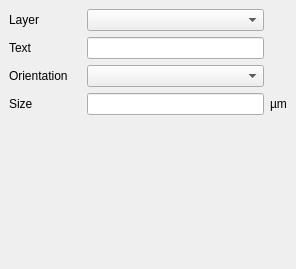
<ui version="4.0" >
 <class>ReplacePropertiesText</class>
 <widget class="QWidget" name="ReplacePropertiesText" >
  <property name="geometry" >
   <rect>
    <x>0</x>
    <y>0</y>
    <width>296</width>
    <height>269</height>
   </rect>
  </property>
  <property name="windowTitle" >
   <string>Form</string>
  </property>
  <layout class="QGridLayout" >
   <property name="margin" >
    <number>9</number>
   </property>
   <property name="spacing" >
    <number>6</number>
   </property>
   <item row="2" column="2" >
    <widget class="QComboBox" name="text_orientation" >
     <item>
      <property name="text" >
       <string/>
      </property>
     </item>
     <item>
      <property name="text" >
       <string>R0</string>
      </property>
      <property name="icon" >
       <iconset resource="layResources.qrc" >:/r0.png</iconset>
      </property>
     </item>
     <item>
      <property name="text" >
       <string>R90</string>
      </property>
      <property name="icon" >
       <iconset resource="layResources.qrc" >:/r90.png</iconset>
      </property>
     </item>
     <item>
      <property name="text" >
       <string>R180</string>
      </property>
      <property name="icon" >
       <iconset resource="layResources.qrc" >:/r180.png</iconset>
      </property>
     </item>
     <item>
      <property name="text" >
       <string>R270</string>
      </property>
      <property name="icon" >
       <iconset resource="layResources.qrc" >:/r270.png</iconset>
      </property>
     </item>
     <item>
      <property name="text" >
       <string>M0</string>
      </property>
      <property name="icon" >
       <iconset resource="layResources.qrc" >:/m0.png</iconset>
      </property>
     </item>
     <item>
      <property name="text" >
       <string>M45</string>
      </property>
      <property name="icon" >
       <iconset resource="layResources.qrc" >:/m45.png</iconset>
      </property>
     </item>
     <item>
      <property name="text" >
       <string>M90</string>
      </property>
      <property name="icon" >
       <iconset resource="layResources.qrc" >:/m90.png</iconset>
      </property>
     </item>
     <item>
      <property name="text" >
       <string>M135</string>
      </property>
      <property name="icon" >
       <iconset resource="layResources.qrc" >:/m135.png</iconset>
      </property>
     </item>
    </widget>
   </item>
   <item row="1" column="0" >
    <widget class="QLabel" name="label_57" >
     <property name="text" >
      <string>Text</string>
     </property>
    </widget>
   </item>
   <item row="0" column="1" >
    <widget class="QLabel" name="label_67" >
     <property name="text" >
      <string/>
     </property>
     <property name="pixmap" >
      <pixmap resource="layResources.qrc" >:/right.png</pixmap>
     </property>
    </widget>
   </item>
   <item row="2" column="1" >
    <widget class="QLabel" name="label_65" >
     <property name="text" >
      <string/>
     </property>
     <property name="pixmap" >
      <pixmap resource="layResources.qrc" >:/right.png</pixmap>
     </property>
    </widget>
   </item>
   <item row="3" column="2" >
    <widget class="QLineEdit" name="text_size" />
   </item>
   <item row="4" column="0" colspan="3" >
    <spacer>
     <property name="orientation" >
      <enum>Qt::Vertical</enum>
     </property>
     <property name="sizeHint" >
      <size>
       <width>200</width>
       <height>40</height>
      </size>
     </property>
    </spacer>
   </item>
   <item row="1" column="1" >
    <widget class="QLabel" name="label_64" >
     <property name="text" >
      <string/>
     </property>
     <property name="pixmap" >
      <pixmap resource="layResources.qrc" >:/right.png</pixmap>
     </property>
    </widget>
   </item>
   <item row="2" column="0" >
    <widget class="QLabel" name="label_58" >
     <property name="text" >
      <string>Orientation</string>
     </property>
    </widget>
   </item>
   <item row="3" column="1" >
    <widget class="QLabel" name="label_66" >
     <property name="text" >
      <string/>
     </property>
     <property name="pixmap" >
      <pixmap resource="layResources.qrc" >:/right.png</pixmap>
     </property>
    </widget>
   </item>
   <item row="3" column="0" >
    <widget class="QLabel" name="label_56" >
     <property name="text" >
      <string>Size</string>
     </property>
    </widget>
   </item>
   <item row="1" column="2" >
    <widget class="QLineEdit" name="text_string" />
   </item>
   <item row="0" column="0" >
    <widget class="QLabel" name="label_55" >
     <property name="text" >
      <string>Layer</string>
     </property>
    </widget>
   </item>
   <item row="0" column="2" >
    <widget class="lay::LayerSelectionComboBox" name="text_layer" />
   </item>
   <item row="3" column="3" >
    <widget class="QLabel" name="label" >
     <property name="text" >
      <string>µm</string>
     </property>
    </widget>
   </item>
  </layout>
 </widget>
 <customwidgets>
  <customwidget>
   <class>lay::LayerSelectionComboBox</class>
   <extends>QComboBox</extends>
   <header>layWidgets.h</header>
  </customwidget>
 </customwidgets>
 <resources/>
 <connections/>
</ui>
